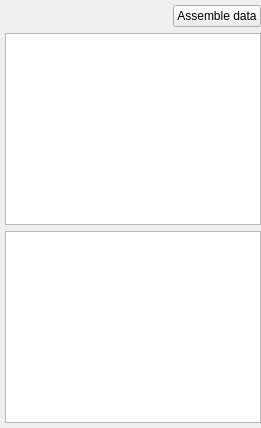
          <widget class="QWidget" name="tab_5">
           <attribute name="title">
            <string>Data assembly</string>
           </attribute>
           <layout class="QGridLayout" name="gridLayout_6">
            <property name="leftMargin">
             <number>5</number>
            </property>
            <property name="topMargin">
             <number>5</number>
            </property>
            <property name="rightMargin">
             <number>0</number>
            </property>
            <property name="bottomMargin">
             <number>5</number>
            </property>
            <item row="0" column="1">
             <widget class="QPushButton" name="pushButton">
              <property name="text">
               <string>Assemble data</string>
              </property>
             </widget>
            </item>
            <item row="0" column="0">
             <spacer name="horizontalSpacer_7">
              <property name="orientation">
               <enum>Qt::Horizontal</enum>
              </property>
              <property name="sizeHint" stdset="0">
               <size>
                <width>40</width>
                <height>20</height>
               </size>
              </property>
             </spacer>
            </item>
            <item row="1" column="0" colspan="2">
             <widget class="QTableWidget" name="tableWidget_2">
              <attribute name="horizontalHeaderDefaultSectionSize">
               <number>80</number>
              </attribute>
             </widget>
            </item>
            <item row="2" column="0" colspan="2">
             <widget class="QTableWidget" name="tableWidget_4">
              <attribute name="horizontalHeaderDefaultSectionSize">
               <number>80</number>
              </attribute>
             </widget>
            </item>
           </layout>
          </widget>
